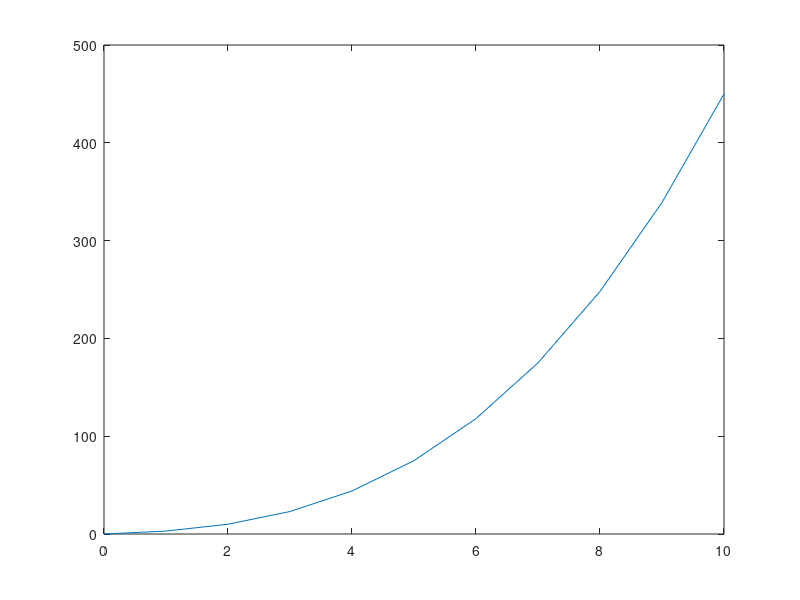

MATLAB code for this plot:
A = [1 2 ; 3 4];
B = [5 6 ; 7 8];

C = A*B; 
D = A.*B;

E = A.^2;

F = A^2;

A1 = [1 2 ; 3 4 ; 5 6];

C2 = A';

D1 = A';

matrix1 = [1,1,1;1,1,1;1,1,1];
matrix2 = [0,0,0;0,0,0;0,0,0];
matrix3 = [1,0,0;0,1,0;0,0,1];

v = 1:10;
w = 1:2:10;

matrix4 = [1,2,3;4,5,6;7,8,9];
disp(matrix4(2,2));

disp(matrix4(2,1:3));
disp(matrix4(1:3,1));

numa = rand;
message = ['The result is: ' num2str(numa)];
disp(message);

%% variables
a=3;

%% Code
if a > 0
    x = 0;
elseif a < 0
    x = 1;
else
    x = 2;
end

%% Code 2
N = 10;
for a1 = 1:N
    disp('a1');
end 

vector1 = 1:10;
sum = 0;
for j = vector1
    sum = sum + j;
end

%% while loops

randomx = randi(1000);
disp(randomx)

while randomx <= 500
    randomx = randi(1000);
    disp(randomx)
end

% && vs ||
% && == AND, || == OR


%% 11jul
failed = true;
numoftries = 0;

while failed
    numoftries = numoftries + 1;
    dice1 = randi(6);
    dice2 = randi(6);
    if dice1 == 6 && dice1 == dice2
        failed = false;
    end
end
disp(numoftries);

%% 12 jul

l = 10;
N = 10;

h = l/N;

f(1) = 0;

for n = 1:N
    f(n+1) = f(n)+ h*(n^2 + n + 1);
end

x = linspace(0,l,N+1);
plot(x,f);

